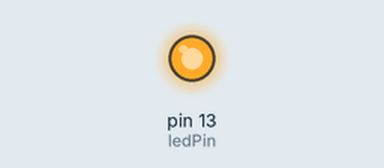
Simulated run of this sketch. Board: Arduino Uno, built with avr-gcc and run on an emulated ATmega328P. Parts: output pins drawn as LEDs (lit = HIGH). What the sketch prints to the serial monitor is not drawn.

Above: at 0.1 s.
At 19.6 s:
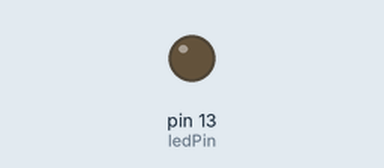
Timing chart, 0 to 21.1 s (numbered marks = the images above):
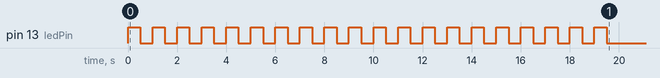

The sketch:

digital_pir.ino
```cpp
int pirPin = 2;    //the digital pin connected to the PIR sensor's output
int ledPin = 13;   // LED pin
int calibrationTime = 20; // PIR calibration/warm-up time

int MIN_ACTIVE_TIME = 5000;     // how long does the motion need to be active to trigger "is_motion"
int MIN_NOT_ACTIVE_TIME = 3500;  // how long of after last motion detected before we assume motion has stopped, should be small value. (500)

int is_motion = 0;
int last_motion = 2;
int motion_len = 0;
long unsigned int high_timer = 0;
long unsigned int low_timer = 0;
long unsigned int motion_start = 0;

void setup() {

    Serial.begin(9600);
    pinMode(pirPin, INPUT);
    pinMode(ledPin, OUTPUT);
    digitalWrite(pirPin, LOW);

    //give the sensor some time to calibrate
    Serial.print("calibrating sensor [");

    for(int i = 0; i < calibrationTime; i++)
    {
        Serial.print(".");
        digitalWrite(ledPin, HIGH);
        delay(500);
        digitalWrite(ledPin, LOW);
        delay(500);
    }
    Serial.println("]");

}

void loop() {
  // put your main code here, to run repeatedly:

}

void check_motion()
{
  // read motion value
  int current_value = digitalRead(pirPin);

  // check motion value
  if (current_value == HIGH)
  {
    // HIGH, PIR ON, MOTION DETECTED
    if (!motion_start)
    {
      Serial.println("");
      Serial.print("motion started [-");
      motion_len = 0;
      high_timer = millis();
    }

    // check if motion duration is atleast MIN_ACTIVE_TIME
    if (motion_start && millis() - motion_start > MIN_ACTIVE_TIME)
    {
      if (millis() - high_timer > 1000)
      {
        Serial.print(".");
        high_timer = millis();
      }

      // motion has been active for atleast min_active_time
      is_motion = 1;

    } else {

      // we are still in the min_active_time period... wait...
      if (millis() - high_timer > 1000)
      {
        Serial.print("-");
        high_timer = millis();
      }
    }

    // set motion timer
    if (!motion_start)
    {
      motion_start = millis();
    }

    low_timer = 0;

  } else {
    // LOW, PIR OFF, NO MOTION

    if (low_timer && millis() - low_timer > MIN_NOT_ACTIVE_TIME)
    {
        // if motion timer set
        if (motion_start)
        {
          motion_len = (millis() - motion_start)/1000;
          Serial.println("] ");
          Serial.println("motion ended");
          motion_start = 0;
        }

        // no motion
        is_motion = 0;
        low_timer = 0;

        // check if motion stopped before min_active_time and reset motion timer
        if (millis() - motion_start < MIN_ACTIVE_TIME)
        {
          motion_start = 0;
        }
    } else {
      if (motion_start && millis() - high_timer > 1000)
      {
        Serial.print("+");
        high_timer = millis();
      }
    }
    if (!low_timer)
    {
      low_timer = millis();
    }
  }

}
```
